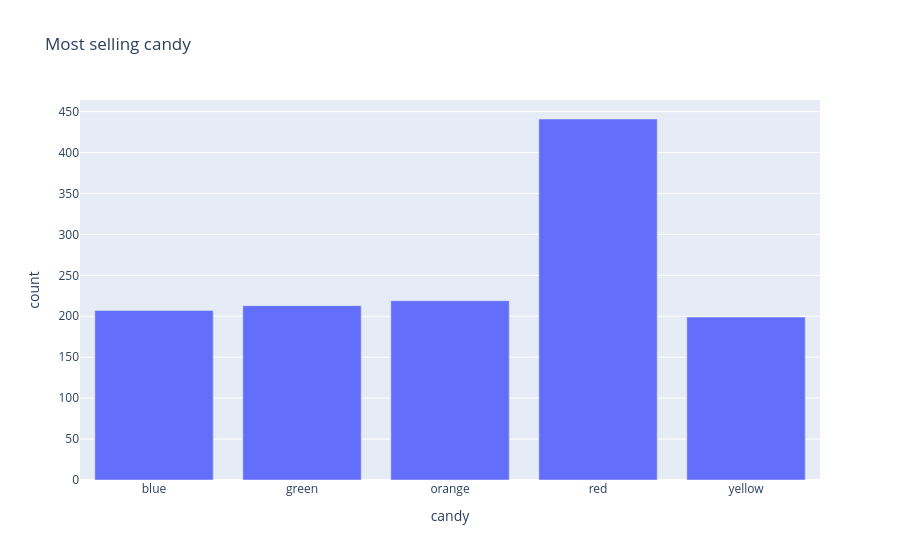

Notebook code for this chart:
### Code cell
px.bar(df1,x='candy',y='count',title="Most selling candy")

### Figure 1 — Plotly figure (JSON) as saved in the notebook; plotly's stock layout.template omitted (floating-point values rounded to 4 significant figures)
{"data": [{"alignmentgroup": "True", "hovertemplate": "candy=%{x}<br>count=%{y}<extra></extra>", "legendgroup": "", "marker": {"color": "#636efa", "pattern": {"shape": ""}}, "name": "", "offsetgroup": "", "orientation": "v", "showlegend": false, "textposition": "auto", "type": "bar", "x": ["blue", "green", "orange", "red", "yellow"], "xaxis": "x", "y": [207, 213, 219, 441, 199], "yaxis": "y"}], "layout": {"barmode": "relative", "legend": {"tracegroupgap": 0}, "title": {"text": "Most selling candy"}, "xaxis": {"anchor": "y", "domain": [0, 1], "title": {"text": "candy"}}, "yaxis": {"anchor": "x", "domain": [0, 1], "title": {"text": "count"}}}}
